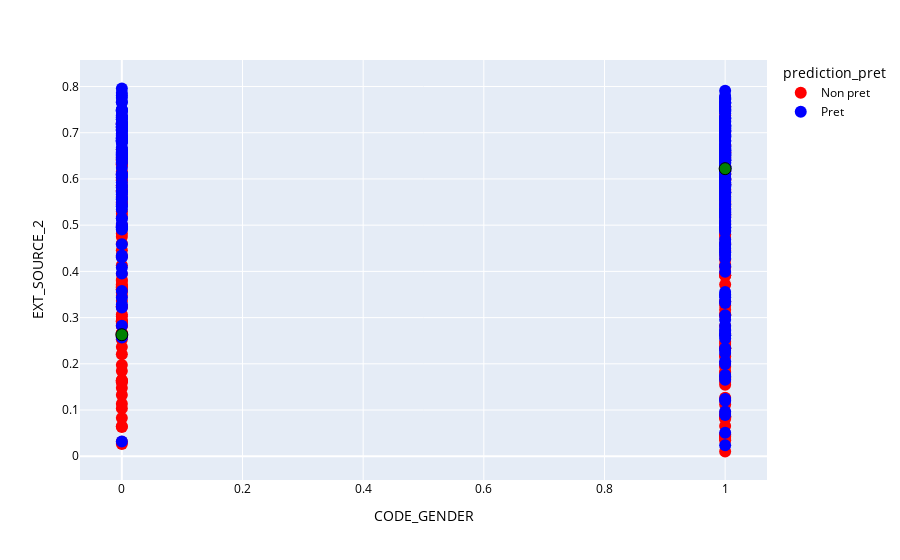

Notebook code for this chart:
### Code cell
figure_variable_dash(df, 
                     ["CODE_GENDER", "EXT_SOURCE_2"], 
                     None,
                     [100002, 100003], 
                     "scatter", 
                     {"Pret": "blue", "Non pret": "red"},
                     12, 
                     12, 
                     "circle")

### Figure 1 — Plotly figure (JSON) as saved in the notebook; plotly's stock layout.template omitted (floating-point values rounded to 4 significant figures; data arrays with more than 128 entries replaced by an {"elided": "..."} marker saying what was removed)
{"data": [{"customdata": {"elided": "183x2 mixed values"}, "hovertemplate": "prediction_pret=Non pret<br>CODE_GENDER=%{x}<br>EXT_SOURCE_2=%{y}<br>SK_ID_CURR=%{customdata[0]}<br>score_note=%{customdata[1]}<extra></extra>", "legendgroup": "Non pret", "marker": {"color": "red", "size": 12, "symbol": "circle"}, "mode": "markers", "name": "Non pret", "orientation": "v", "showlegend": true, "type": "scatter", "x": {"elided": "183 int values"}, "xaxis": "x", "y": {"elided": "183 float values"}, "yaxis": "y"}, {"customdata": {"elided": "317x2 mixed values"}, "hovertemplate": "prediction_pret=Pret<br>CODE_GENDER=%{x}<br>EXT_SOURCE_2=%{y}<br>SK_ID_CURR=%{customdata[0]}<br>score_note=%{customdata[1]}<extra></extra>", "legendgroup": "Pret", "marker": {"color": "blue", "size": 12, "symbol": "circle"}, "mode": "markers", "name": "Pret", "orientation": "v", "showlegend": true, "type": "scatter", "x": {"elided": "317 int values"}, "xaxis": "x", "y": {"elided": "317 float values"}, "yaxis": "y"}, {"customdata": [[100002, "f-"], [100003, "a+"]], "hovertemplate": "CODE_GENDER=%{x}<br>EXT_SOURCE_2=%{y}<br>SK_ID_CURR=%{customdata[0]}<br>score_note=%{customdata[1]}<extra></extra>", "legendgroup": "", "marker": {"color": "green", "line": {"color": "black", "width": 1}, "size": 12, "symbol": "circle"}, "mode": "markers", "name": "Sélectionné(s)", "orientation": "v", "showlegend": false, "type": "scatter", "x": [0, 1], "xaxis": "x", "y": [0.2629, 0.6222], "yaxis": "y"}], "layout": {"font": {"color": "black", "size": 12}, "legend": {"title": {"text": "prediction_pret"}, "tracegroupgap": 0}, "margin": {"t": 60}, "xaxis": {"anchor": "y", "domain": [0, 1], "title": {"text": "CODE_GENDER"}}, "yaxis": {"anchor": "x", "domain": [0, 1], "title": {"text": "EXT_SOURCE_2"}}}}
